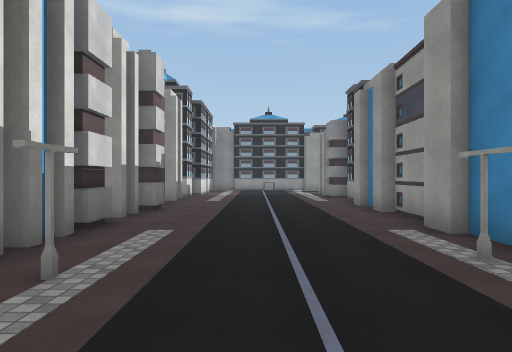
View 1 (above)

24 first-person views from a walk through a scene from a Unity 3-D project. The camera is 1.5 m above the floor, looks level and sees 70° across. The floor is counted in squares, 2 m on a side. Each view is taken from the middle of a square. On the plan, view 1 faces up. The plan holds only what a view shows up to about 11 squares ahead; the rest is blank. The place goes on beyond the plan. The player character is not drawn. Some surface patterns are stand-ins.

View 2
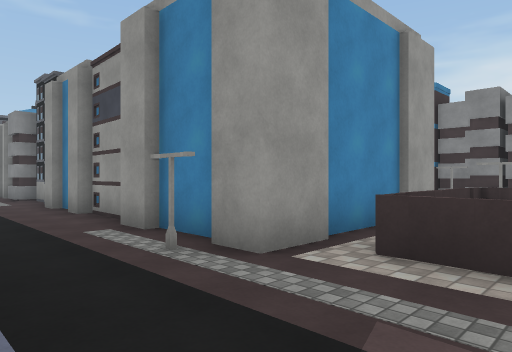

View 3
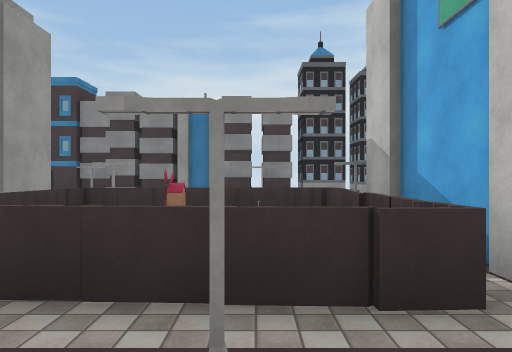

View 4
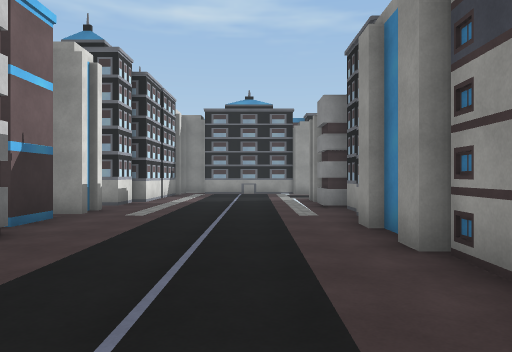

View 5
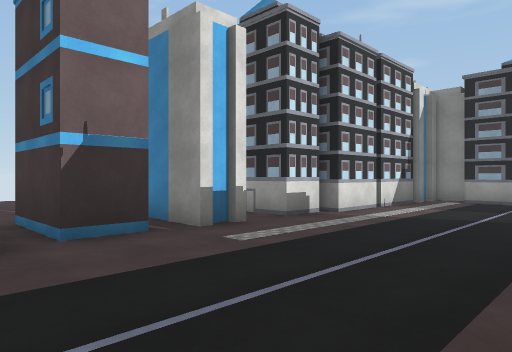

View 6
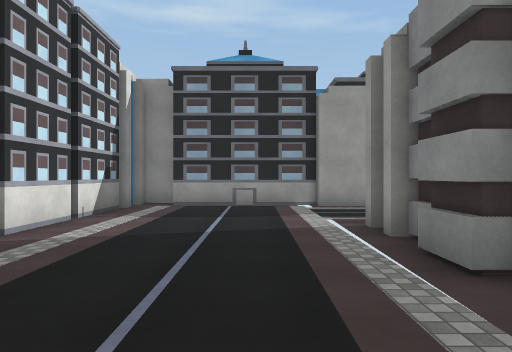

View 7
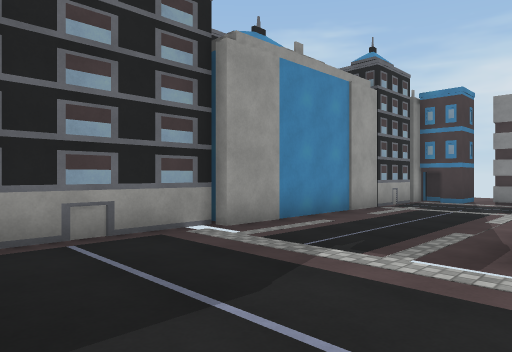

View 8
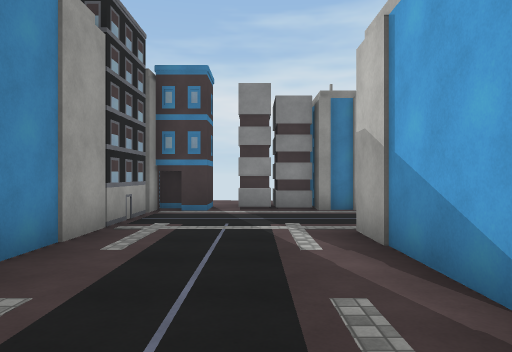

View 9
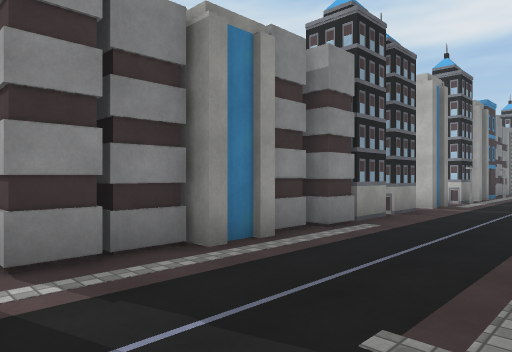

View 10
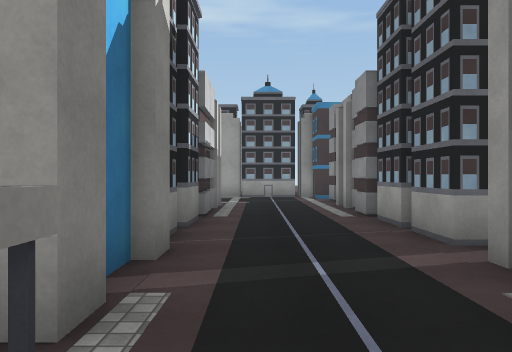

View 11
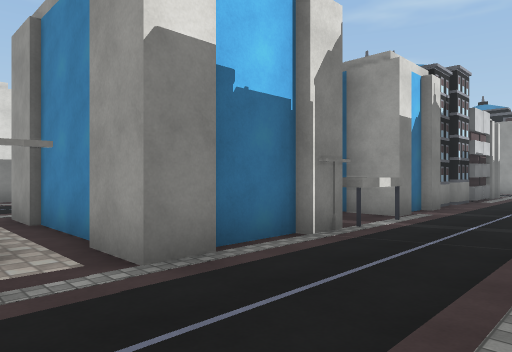

View 12
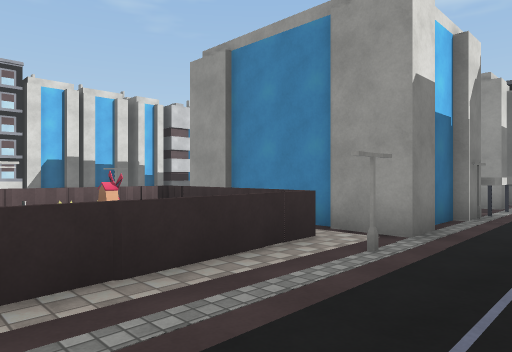

View 13
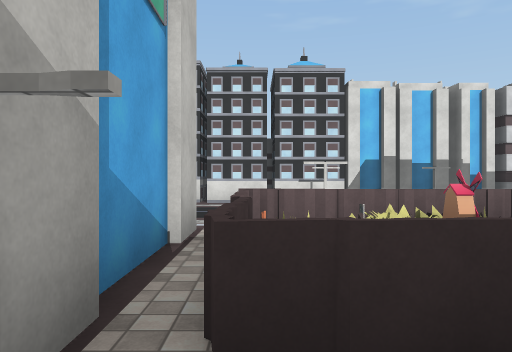

View 14
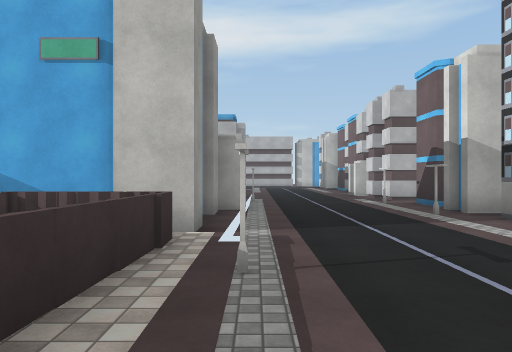

View 15
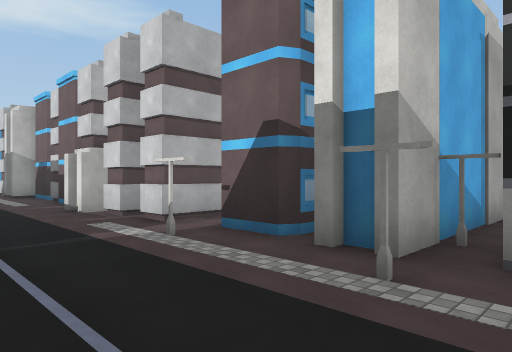

View 16
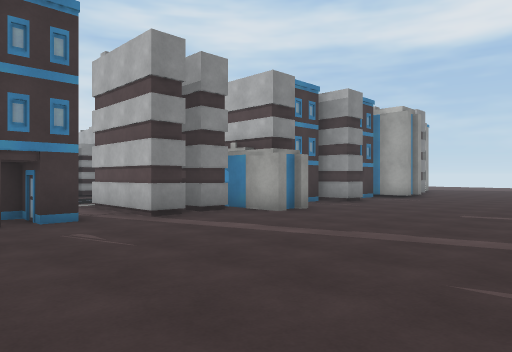

View 17
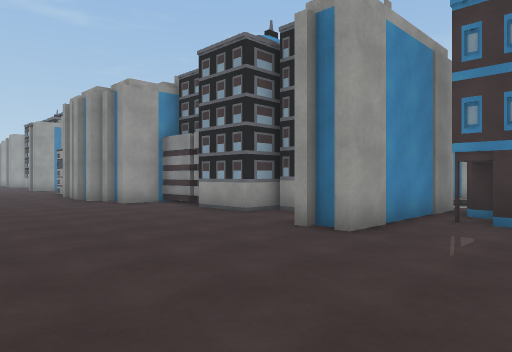

View 18
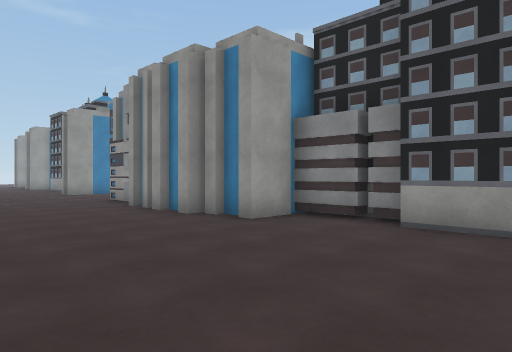

View 19
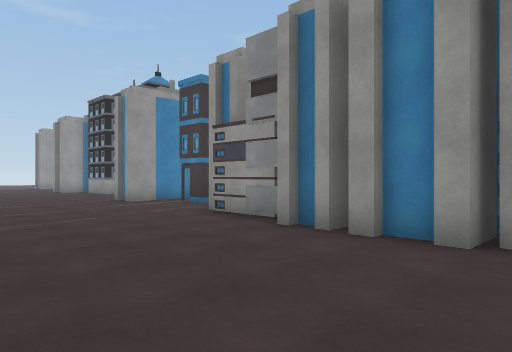

View 20
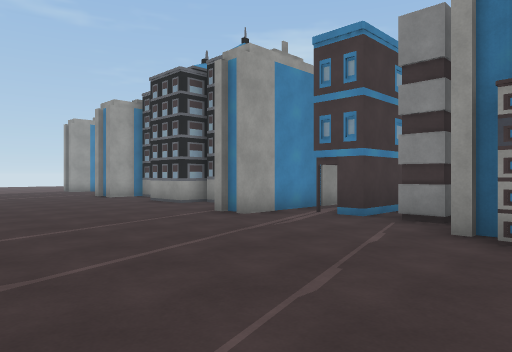

View 21
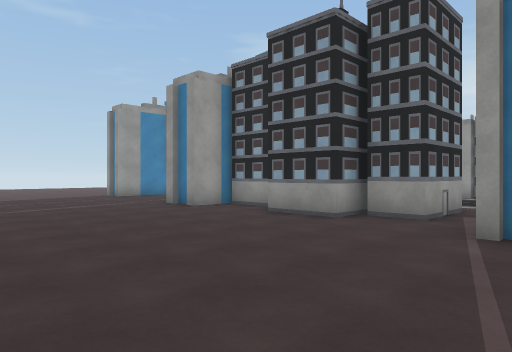

View 22
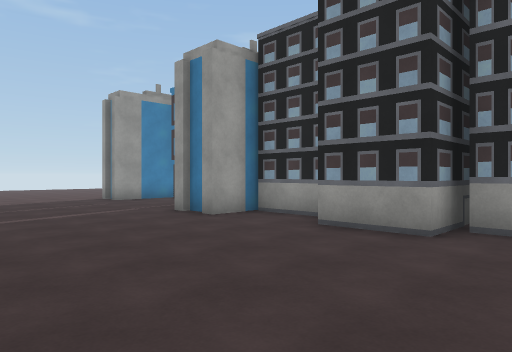

View 23
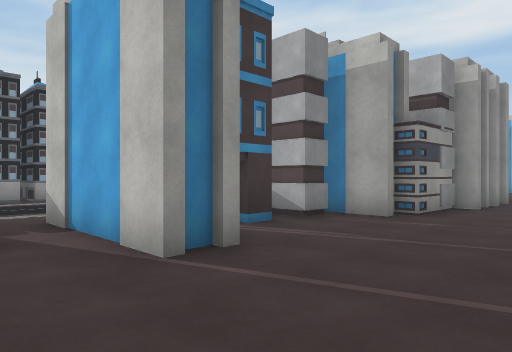

View 24
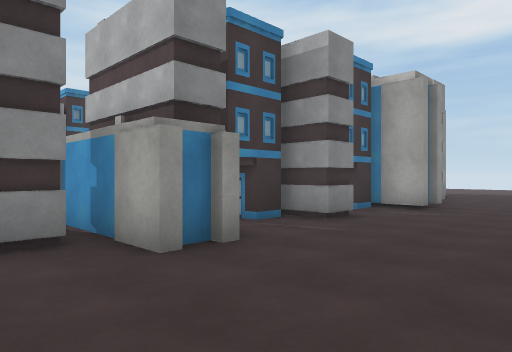

### Floor plan
Key: @ floor where view 1 was taken; # wall or solid block; . floor; = window, fence, low wall or low ledge; O other object.
Columns run from 11 left of view 1 to 12 right of it. Each row starts with its distance up from view 1.
 20   ....## ######   O##O
 19  .....O###....#.......O
 18  ......###............#
 17  ......##.............O
 16  .....###.... ........#O
 15  .....###.....O####..O
 14  ......##.....##  #...O
 13  .............#   #...O
 12  ....###O.....#   #...#
 11 ..............##  #...#
 10 .......O#.....#   #...#
  9 ..............#   #...
  8 ......#OO.....O  ##...
  7  ....##O#.....#  #O..#
  6 .....# O#.....#   O..#
  5  ....#  #.....O   O..#
  4 .....#  O.....## ##..#O
  3 .....#  O.=...O###O..#O
  2  ....#O #.....OOOO... O
  1 .....OO #   ..O  O....O
  0  .....###  @..OOOO... O
 -1 ......###  ...OOOO.. #O
 -2 ......O # ....OOOO...#O
 -3  .....###.....O####   #
 -4 .......##.....##      #
 -5  .......#.....#
 -6 .....#OO#.....#
 -7 .......O#.....
 -8 .......O#O....
 -9 ..............#
-10  .....OOO...
-11  ......OO#..
-12  .....###O..
-13  .....O ##.
-14  ......OO..
-15   .....# ..
-16   ....O##..

Where each view was taken, in squares from view 1:
view 1: 0 up, 0 right, facing up
view 2: 0 up, 0 right, facing up-right
view 3: 1 down, 1 right, facing right
view 4: 4 up, 1 right, facing up
view 5: 8 up, 2 right, facing up-left
view 6: 10 up, 1 right, facing up
view 7: 15 up, 1 left, facing up-right
view 8: 17 up, 2 right, facing right
view 9: 18 up, 7 right, facing down-right
view 10: 6 up, 8 right, facing up
view 11: 1 up, 10 right, facing up-left
view 12: 2 down, 9 right, facing up-left
view 13: 2 down, 8 right, facing left
view 14: 2 up, 2 right, facing down
view 15: 4 down, 1 right, facing down-left
view 16: 6 down, 11 left, facing down-right
view 17: 9 down, 11 left, facing up-right
view 18: 4 down, 11 left, facing up-right
view 19: 1 up, 11 left, facing up-right
view 20: 6 up, 11 left, facing up-right
view 21: 11 up, 11 left, facing up-right
view 22: 13 up, 10 left, facing up-right
view 23: 14 up, 9 left, facing down-right
view 24: 10 down, 9 left, facing down-right
